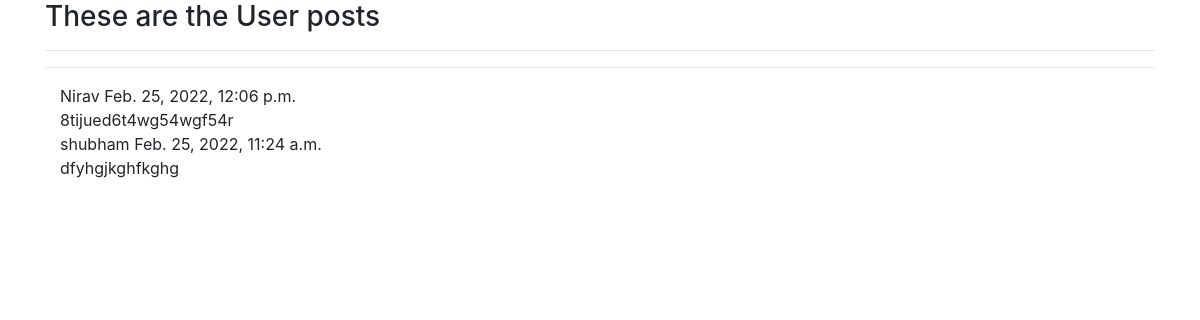
The page /Added_post on the database as committed earlier.
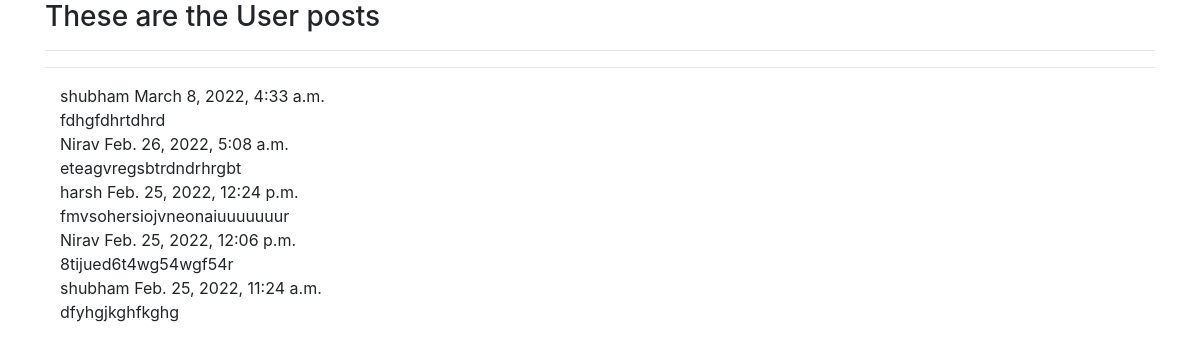
The same page on the database as committed later.
### post/models.py (models this page shows)
class Post(models.Model):
    user=models.ForeignKey(User,on_delete=models.CASCADE)
    last_update=models.DateTimeField(auto_now_add=True,null=True)
    description=models.TextField()

### post/views.py (the view)
# urls.py: path('Added_post',views.Added_post,name='Added_post'),
def Added_post(request):
    if request.method=="POST":
        vsr=request.user.id
        description=request.POST['txtArea']
        data_store=Post(user_id=vsr,description=description)
        data_store.save()
        return redirect('/Added_post')
    else:
        all_posts=Post.objects.all().order_by('-id')
        return render(request,"post/Added_post.html",{'all_posts':all_posts})

### post/templates/post/Added_post.html (shortened to what this page needs)
<!DOCTYPE html>
<html>
<head>
    <link rel="stylesheet" href="https://maxdn.bootstrapcdn.com/bootstrap/4.5.2/css/bootstrap.min.css">
</head>
<body>
    <div class="container">
        <form method="POST" action="/pass_comment">
            <h3>These are the User posts</h3> <hr> <hr>
            <div class="container">
            {% for user_post in all_posts %}
            <td name="user_post_id">{{user_post.user.username}}</td>
            <td name="user_post.last_update">{{user_post.last_update}}<br></td>
            <td>{{user_post.description}}<br></td>
            {% endfor %}
        </form>
    </div>
</body>
</html>

Rows that differ between the two databases and show on the page:
added Post: user.username "shubham", last_update "March 8, 2022, 4:33 a.m.", description "fdhgfdhrtdhrd"
added Post: user.username "Nirav", last_update "Feb. 26, 2022, 5:08 a.m.", description "eteagvregsbtrdndrhrgbt"
added Post: user.username "harsh", last_update "Feb. 25, 2022, 12:24 p.m.", description "fmvsohersiojvneonaiuuuuuuur"
